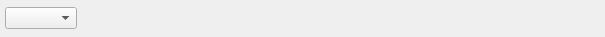
<?xml version="1.0" encoding="UTF-8"?>
<ui version="4.0">
 <class>TextEditHeaderWidget</class>
 <widget class="QFrame" name="TextEditHeaderWidget">
  <property name="geometry">
   <rect>
    <x>0</x>
    <y>0</y>
    <width>605</width>
    <height>37</height>
   </rect>
  </property>
  <property name="windowTitle">
   <string>Frame</string>
  </property>
  <property name="frameShape">
   <enum>QFrame::NoFrame</enum>
  </property>
  <property name="frameShadow">
   <enum>QFrame::Plain</enum>
  </property>
  <property name="lineWidth">
   <number>0</number>
  </property>
  <layout class="QGridLayout" name="gridLayout">
   <property name="leftMargin">
    <number>5</number>
   </property>
   <property name="topMargin">
    <number>5</number>
   </property>
   <property name="rightMargin">
    <number>5</number>
   </property>
   <property name="bottomMargin">
    <number>5</number>
   </property>
   <property name="spacing">
    <number>5</number>
   </property>
   <item row="0" column="0">
    <widget class="QComboBox" name="textPluginComboBox"/>
   </item>
   <item row="0" column="1">
    <spacer name="horizontalSpacer">
     <property name="orientation">
      <enum>Qt::Horizontal</enum>
     </property>
     <property name="sizeHint" stdset="0">
      <size>
       <width>40</width>
       <height>20</height>
      </size>
     </property>
    </spacer>
   </item>
  </layout>
 </widget>
 <resources/>
 <connections/>
</ui>
